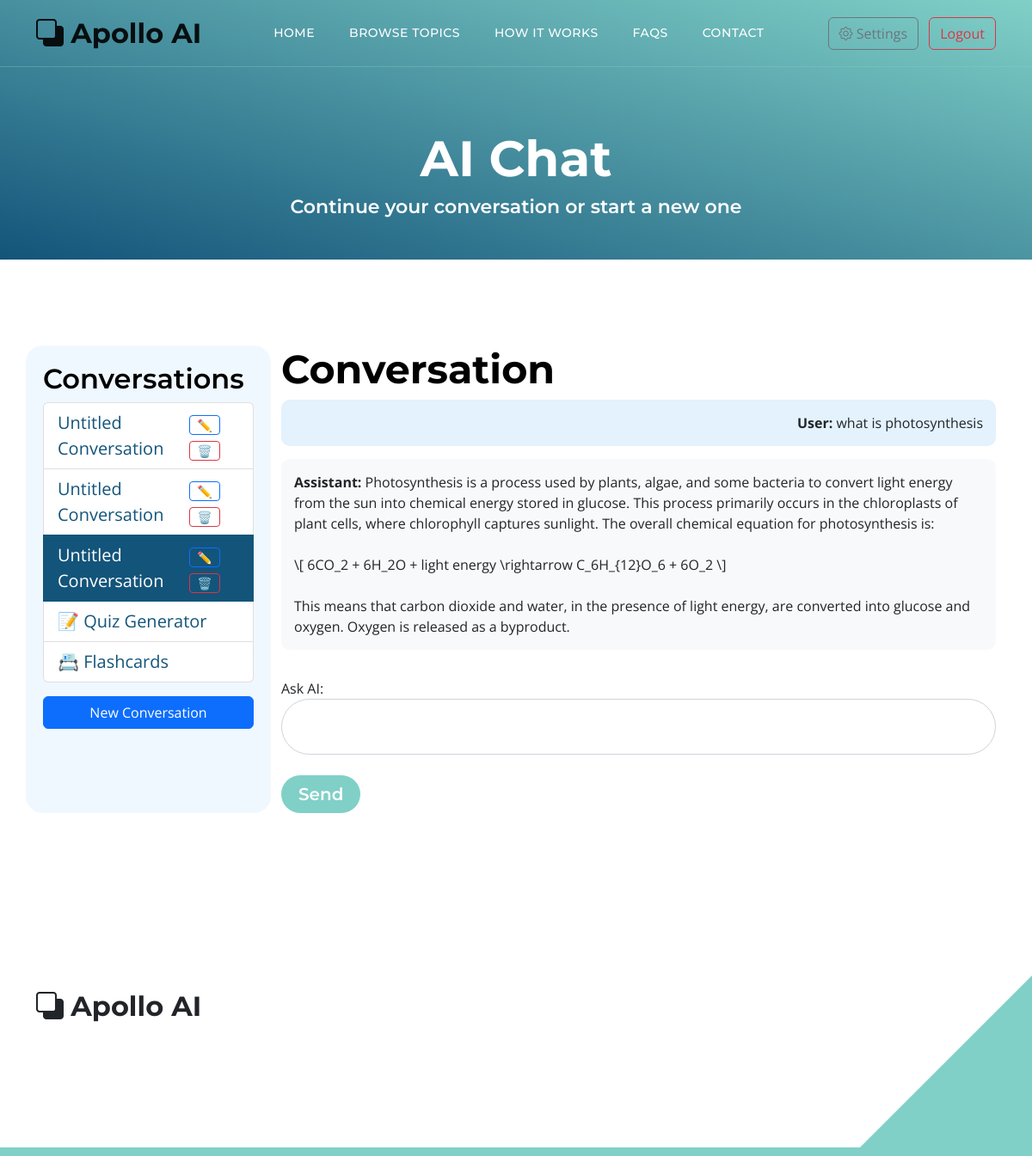
/main.php?conversation_id=16 (signed in), run on the app's committed database.
### tables this page shows
CREATE TABLE `conversations` (
  `id` int(11) NOT NULL,
  `user_id` int(11) NOT NULL,
  `title` varchar(255) DEFAULT 'Untitled Conversation',
  `created_at` timestamp NOT NULL DEFAULT current_timestamp()
);

CREATE TABLE `messages` (
  `id` int(11) NOT NULL,
  `conversation_id` int(11) NOT NULL,
  `role` enum('user','assistant') NOT NULL,
  `content` text NOT NULL,
  `created_at` timestamp NOT NULL DEFAULT current_timestamp()
);

### main.php (the view, shortened to what this page needs)
<?php
require 'db.php';
$conversation_id = $_GET['conversation_id'] ?? null;
$user_id = $_SESSION['user_id'];
$conversations = $db->query("SELECT * FROM conversations WHERE user_id = $user_id ORDER BY created_at DESC")->fetchAll(PDO::FETCH_ASSOC);
$messages = [];
if ($conversation_id) {
    $messages = $db->query("SELECT role, content FROM messages WHERE conversation_id = $conversation_id ORDER BY created_at")
                   ->fetchAll(PDO::FETCH_ASSOC);
}
?>
<!doctype html>
<html lang="en">
<head>
    <link href="css/bootstrap.min.css" rel="stylesheet">
    <link href="css/bootstrap-icons.css" rel="stylesheet">
    <link href="css/style.css" rel="stylesheet">
</head>
<body id="top">
<main>
    <nav class="navbar navbar-expand-lg">
        <div class="container">
            <a class="navbar-brand" href="index.php">
                <i class="bi-back"></i>
                <span>Apollo AI</span>
            </a>
            <div class="collapse navbar-collapse" id="navbarNav">
                <ul class="navbar-nav ms-lg-5 me-lg-auto">
                    <li class="nav-item"><a class="nav-link" href="index.php#section_1">Home</a></li>
                    <li class="nav-item"><a class="nav-link" href="index.php#section_2">Browse Topics</a></li>
                    <li class="nav-item"><a class="nav-link" href="index.php#section_3">How it works</a></li>
                    <li class="nav-item"><a class="nav-link" href="index.php#section_4">FAQs</a></li>
                    <li class="nav-item"><a class="nav-link" href="index.php#section_5">Contact</a></li>
                </ul>
                <div class="d-none d-lg-block">
                    <a href="settings.php" class="btn btn-outline-secondary ms-2" title="Settings"><i class="bi bi-gear"></i> Settings</a>
                    <?php if (isset($_SESSION['user_id'])): ?>
                        <a href="logout.php" class="btn btn-outline-danger ms-2">Logout</a>
                    <?php endif; ?>
                </div>
            </div>
        </div>
    </nav>
    <section class="hero-section d-flex justify-content-center align-items-center" style="padding-bottom:40px;">
        <div class="container">
            <div class="row">
                <div class="col-lg-12 text-center">
                    <h1 class="text-white">AI Chat</h1>
                    <h6 class="text-white">Continue your conversation or start a new one</h6>
                </div>
            </div>
        </div>
    </section>
    <section class="section-padding">
        <div class="container">
            <div class="row">
                <div class="col-lg-3 sidebar">
                    <h3>Conversations</h3>
                    <ul class="list-group">
                        <?php foreach ($conversations as $conv): ?>
                            <li class="list-group-item<?= ($conv['id'] == $conversation_id) ? ' active' : '' ?>">
                                <div class="d-flex justify-content-between align-items-center">
                                    <a href="main.php?conversation_id=<?= $conv['id'] ?>" style="text-decoration:none;<?= ($conv['id'] == $conversation_id) ? 'color:#fff;' : '' ?>">
                                        <?= htmlspecialchars($conv['title']) ?>
                                    </a>
                                    <div>
                                        <button class="btn btn-sm btn-outline-primary py-0 px-2 ms-1" onclick="showRenameForm(<?= $conv['id'] ?>, '<?= htmlspecialchars(addslashes($conv['title'])) ?>')">✏️</button>
                                        <form method="POST" action="main.php" style="display:inline;" onsubmit="return confirm('Delete this conversation?');">
                                            <button type="submit" class="btn btn-sm btn-outline-danger py-0 px-2 ms-1">🗑️</button>
                                        </form>
                                    </div>
                                </div>
                            </li>
                        <?php endforeach; ?>
                        <li class="list-group-item">
                            <a href="quiz.php" style="text-decoration:none;">📝 Quiz Generator</a>
                        </li>
                        <li class="list-group-item">
                            <a href="flashcards.php" style="text-decoration:none;">📇 Flashcards</a>
                        </li>
                    </ul>
                    <a href="main.php" class="btn btn-primary mt-3 w-100">New Conversation</a>
                </div>
                <div class="col-lg-9">
                    <h2>Conversation</h2>
                    <div style="min-height:300px;">
                        <?php if ($conversation_id): ?>
                            <?php foreach ($messages as $msg): ?>
                                <div class="chat-message <?= $msg['role'] ?>">
                                    <strong><?= ucfirst($msg['role']) ?>:</strong>
                                    <?= nl2br(htmlspecialchars($msg['content'])) ?>
                                </div>
                            <?php endforeach; ?>
                        <?php else: ?>
                            <p>Select a conversation or start a new one.</p>
                        <?php endif; ?>
                    </div>
                    <form method="POST" class="custom-form mt-4">
                        <div class="form-group mb-3">
                            <label for="question">Ask AI:</label>
                            <textarea id="question" name="question" class="form-control" rows="3" required></textarea>
                        </div>
                        <button type="submit" class="btn custom-btn">Send</button>
                    </form>
                </div>
            </div>
        </div>
    </section>
</main>
<footer class="site-footer section-padding">
    <div class="container">
        <div class="row">
            <div class="col-lg-3 col-12 mb-4 pb-2">
                <a class="navbar-brand mb-2" href="index.php">
                    <i class="bi-back"></i>
                    <span>Apollo AI</span>
                </a>
            </div>
            <div class="col-lg-3 col-md-4 col-6"></div>
            <div class="col-lg-3 col-md-4 col-6 mb-4 mb-lg-0"></div>
        </div>
    </div>
</footer>
</body>
</html>

### css/style.css (style rules this page uses)
:root { --white-color: #ffffff; --primary-color: #13547a; --secondary-color: #80d0c7; --section-bg-color: #f0f8ff; --custom-btn-bg-color: #80d0c7; --custom-btn-bg-hover-color: #13547a; --dark-color: #000000; --p-color: #717275; --border-color: #7fffd4; --link-hover-color: #13547a; --body-font-family: 'Open Sans', sans-serif; --title-font-family: 'Montserrat', sans-serif; --h1-font-size: 58px; --h2-font-size: 46px; --h3-font-size: 32px; --h4-font-size: 28px; --h5-font-size: 24px; --h6-font-size: 22px; --p-font-size: 20px; --menu-font-size: 14px; --btn-font-size: 18px; --copyright-font-size: 16px; --border-radius-large: 100px; --border-radius-medium: 20px; --border-radius-small: 10px; --font-weight-normal: 400; --font-weight-medium: 500; --font-weight-semibold: 600; --font-weight-bold: 700; }
body { background-color: var(--white-color); font-family: var(--body-font-family); }
h2, h3, h4, h5, h6 { color: var(--dark-color); }
h1, h2, h3, h4, h5, h6 { font-family: var(--title-font-family); font-weight: var(--font-weight-semibold); }
h1 { font-size: var(--h1-font-size); font-weight: var(--font-weight-bold); }
h2 { font-size: var(--h2-font-size); font-weight: var(--font-weight-bold); }
h3 { font-size: var(--h3-font-size); }
h6 { color: var(--primary-color); font-size: var(--h6-font-size); }
ul li { color: var(--p-color); font-size: var(--p-font-size); font-weight: var(--font-weight-normal); }
a, button { touch-action: manipulation; transition: all 0.3s; }
a { display: inline-block; color: var(--primary-color); text-decoration: none; }
b, strong { font-weight: var(--font-weight-bold); }
.section-padding { padding-top: 100px; padding-bottom: 100px; }
.custom-btn { background: var(--custom-btn-bg-color); border: 2px solid transparent; border-radius: var(--border-radius-large); color: var(--white-color); font-size: var(--btn-font-size); font-weight: var(--font-weight-semibold); line-height: normal; transition: all 0.3s; padding: 10px 20px; }
.navbar { background: transparent; border-bottom: 1px solid rgba(128, 208, 199, 0.35); z-index: 9; }
.navbar-brand, .navbar-brand:hover { font-size: var(--h3-font-size); font-weight: var(--font-weight-bold); display: block; }
.navbar-brand span { font-family: var(--title-font-family); }
.navbar-expand-lg .navbar-nav .nav-link { border-radius: var(--border-radius-large); margin: 10px; padding: 10px; }
.navbar-nav .nav-link { display: inline-block; color: var(--white-color); font-family: var(--title-font-family); font-size: var(--menu-font-size); font-weight: var(--font-weight-medium); text-transform: uppercase; letter-spacing: 0.5px; position: relative; padding-top: 15px; padding-bottom: 15px; }
.hero-section { background-image: linear-gradient(15deg, #13547a 0%, #80d0c7 100%); position: relative; overflow: hidden; padding-top: 150px; padding-bottom: 150px; }
.custom-form .form-control { border-radius: var(--border-radius-large); color: var(--p-color); margin-bottom: 24px; padding-top: 13px; padding-bottom: 13px; padding-left: 20px; outline: none; }
.custom-form button[type="submit"] { background: var(--custom-btn-bg-color); border: none; border-radius: var(--border-radius-large); color: var(--white-color); font-family: var(--title-font-family); font-size: var(--p-font-size); font-weight: var(--font-weight-semibold); transition: all 0.3s; margin-bottom: 0; }
.site-footer { border-bottom: 10px solid var(--secondary-color); position: relative; }
.site-footer::after { content: ""; position: absolute; bottom: 0; right: 0; width: 0; height: 0; border-style: solid; border-width: 0 0 200px 200px; border-color: transparent transparent var(--secondary-color) transparent; pointer-events: none; }
textarea.form-control { padding-top: 60px !important; padding-bottom: 20px !important; min-height: 20px; resize: vertical; }
textarea.form-control { min-height: 44px; max-height:65px; padding-top: 15px !important; padding-bottom: 1px !important; resize: none; overflow-y: hidden; }

### main.php (style rules this page uses)
.chat-message { margin-bottom: 15px; border-radius: 10px; padding: 15px; }
.chat-message.user { background: #e3f2fd; text-align: right; }
.chat-message.assistant { background: #f8f9fa; text-align: left; }
.sidebar { background: var(--section-bg-color); border-radius: var(--border-radius-medium); padding: 20px; min-height: 400px; }
.sidebar .list-group-item.active { background: var(--primary-color); color: #fff; border-color: var(--primary-color); }

### data on the page
conversations: title "Untitled Conversation"
conversations: title "Untitled Conversation"
conversations: title "Untitled Conversation"
messages: role "User", content "what is photosynthesis"
messages: role "Assistant", content "Photosynthesis is a process used by plants, algae, and some bacteria to convert light energy from the sun into chemical energy stored in glucose. This process primarily occurs in the chloroplasts of plant cells, where chlorophyll captures sunlight. The overall chemical equation for photosynthesis is: \\[ 6CO_2 + 6H_2O + light energy \\rightarrow C_6H_{12}O_6 + 6O_2 \\] This means that carbon dioxide and water, in the presence of light energy, are converted into glucose and oxygen. Oxygen is released as a byproduct."
